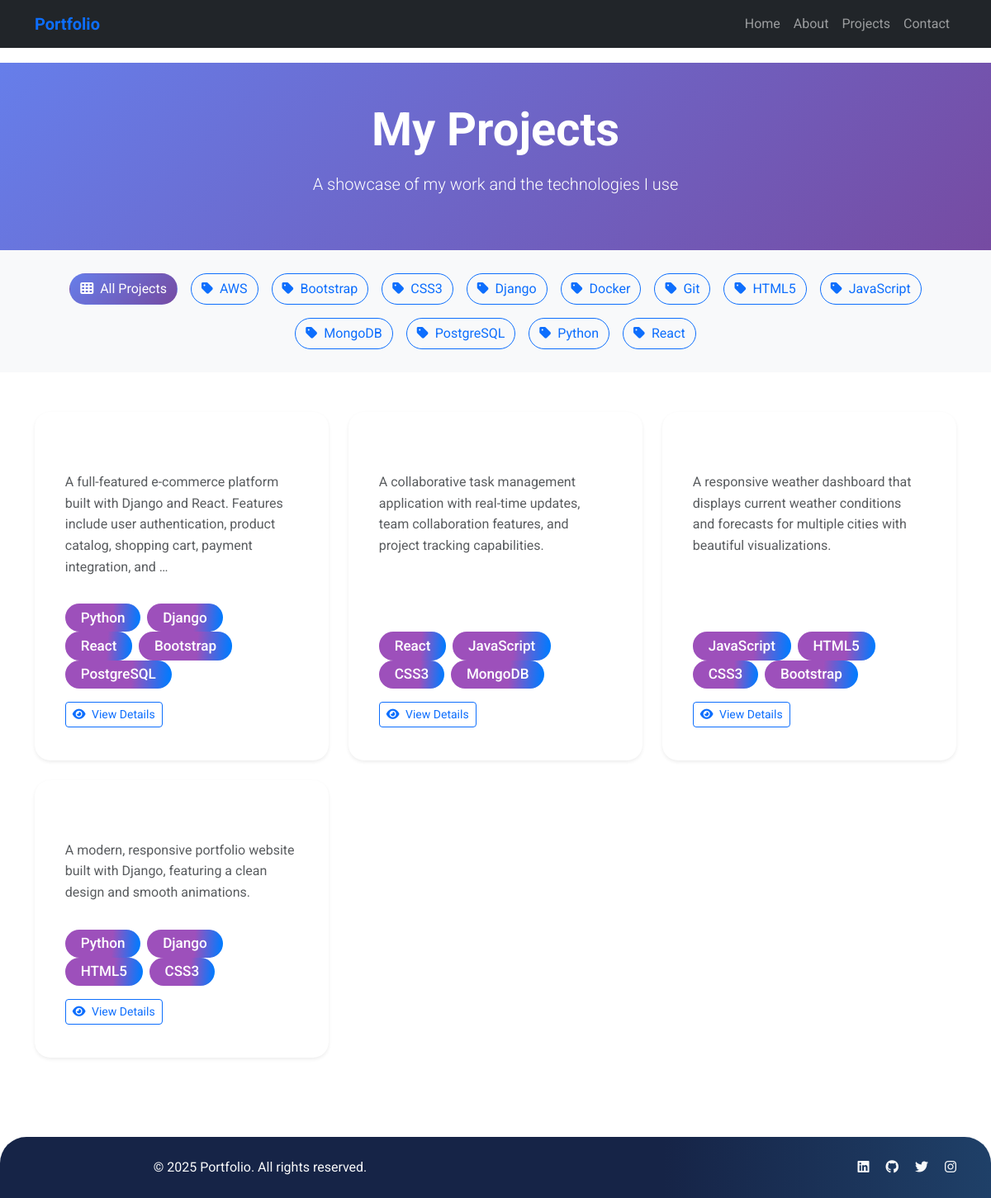
/projects/, run on the app's committed database.
### portfolio/models.py (models this page shows, shortened)
class Technology(models.Model):
    name = models.CharField(max_length=50)
    color = models.CharField(max_length=7, default='#007bff', help_text="Hex color code")
    class Meta:
        verbose_name_plural = "Technologies"

class Project(models.Model):
    title = models.CharField(max_length=200)
    description = models.TextField()
    short_description = models.CharField(max_length=300, help_text="Brief description for homepage")
    image = models.FileField(upload_to='projects/')
    live_url = models.URLField(blank=True, null=True)
    source_url = models.URLField(blank=True, null=True)
    technologies = models.ManyToManyField('Technology', blank=True)
    featured = models.BooleanField(default=False, help_text="Show on homepage")
    order = models.PositiveIntegerField(default=0)
    created_at = models.DateTimeField(auto_now_add=True)
    updated_at = models.DateTimeField(auto_now=True)
    class Meta:
        ordering = ['order', '-created_at']

### portfolio/views.py (the view)
# urls.py: path('projects/', views.projects, name='projects'),
def projects(request):
    projects = Project.objects.all().order_by('order', '-created_at')
    technologies = Technology.objects.all().order_by('name')
    selected_tech = request.GET.get('tech')
    if selected_tech:
        projects = projects.filter(technologies__name__icontains=selected_tech)
    context = {
        'projects': projects,
        'technologies': technologies,
        'selected_tech': selected_tech,
    }
    return render(request, 'portfolio/projects.html', context)

### templates/portfolio/projects.html (shortened to what this page needs)
{% extends 'base.html' %}
{% load static %}
{% block content %}
<section class="bg-gradient-primary text-white py-5">
    <div class="container">
        <div class="row">
            <div class="col-lg-8 mx-auto text-center">
                <h1 class="display-4 fw-bold mb-3">My Projects</h1>
                <p class="lead">A showcase of my work and the technologies I use</p>
            </div>
        </div>
    </div>
</section>
<section class="py-4 bg-light">
    <div class="container">
        <div class="row">
            <div class="col-12">
                <div class="d-flex flex-wrap justify-content-center gap-2">
                    <button class="btn btn-outline-primary filter-btn active" data-tech="">
                        <i class="fas fa-th me-1"></i> All Projects
                    </button>
                    {% for tech in technologies %}
                        <button class="btn btn-outline-primary filter-btn" data-tech="{{ tech.name }}">
                            <i class="fas fa-tag me-1"></i> {{ tech.name }}
                        </button>
                    {% endfor %}
                </div>
            </div>
        </div>
    </div>
</section>
<section class="py-5">
    <div class="container">
        <div id="projects-container">
            <div class="row g-4" id="projects-grid">
                {% for project in projects %}
                    <div class="col-lg-4 col-md-6 project-item" data-technologies="{% for tech in project.technologies.all %}{{ tech.name|lower }} {% endfor %}">
                        <div class="card h-100 shadow-sm project-card">
                            <div class="card-body d-flex flex-column">
                                <h5 class="card-title">{{ project.title }}</h5>
                                <p class="card-text text-muted flex-grow-1">{{ project.description|truncatewords:20 }}</p>
                                <div class="mb-3">
                                    {% for tech in project.technologies.all %}
                                        <span class="badge me-1" style="background-color: {{ tech.color }};">{{ tech.name }}</span>
                                    {% endfor %}
                                </div>
                                <div class="d-flex gap-2">
                                    <a href="{% url 'project_detail' project.id %}" class="btn btn-outline-primary btn-sm">
                                        <i class="fas fa-eye me-1"></i> View Details
                                    </a>
                                </div>
                            </div>
                        </div>
                    </div>
                {% empty %}
                    <div class="col-12 text-center py-5">
                        <i class="fas fa-code fa-3x text-muted mb-3"></i>
                        <h4 class="text-muted">No projects yet</h4>
                        <p class="text-muted">Add your projects through the admin panel to see them here.</p>
                    </div>
                {% endfor %}
            </div>
        </div>
    </div>
</section>
{% endblock %}

### static/css/style.css (style rules this page uses)
:root { --primary: #007bff; --secondary: #6c757d; --success: #28a745; --info: #17a2b8; --warning: #ffc107; --danger: #dc3545; --light: #f8f9fa; --dark: #343a40; --accent: #9d50bb; --bg-gradient-primary: linear-gradient(135deg, #667eea 0%, #764ba2 100%); --bg-gradient-secondary: linear-gradient(135deg, #f093fb 0%, #f5576c 100%); }
body { font-family: 'Roboto', Arial, sans-serif; line-height: 1.6; padding-top: 76px; }
.bg-gradient-primary { background: var(--bg-gradient-primary) !important; }
.project-card { transition: transform 0.3s ease, box-shadow 0.3s ease; border: none; box-shadow: 0 4px 6px rgba(0, 0, 0, 0.1); }
.filter-btn { margin: 0.25rem; border-radius: 2rem; transition: all 0.3s ease; }
.filter-btn.active { background: var(--bg-gradient-primary); border-color: transparent; color: white; }
.badge { background: linear-gradient(94deg,var(--accent) 62%, var(--primary) 98%); color: #fff; font-weight: 500; border-radius: 1em; padding: 0.5em 1.1em; font-size: 1.07rem; box-shadow: 0 4px 14px var(--glow); }
.project-card { flex: 1 1 270px; min-width: 250px; background: var(--card); border-radius: 1.2em; padding: 1.5rem 1.3rem; position: relative; box-shadow: 0 14px 60px 0 var(--glow); margin-bottom: 1rem; color: #fff; overflow: hidden; z-index:1; transition: transform .21s, box-shadow .23s; }

### data on the page
Technology: name "AWS"
Technology: name "Bootstrap"
Technology: name "CSS3"
Technology: name "Django"
Technology: name "Docker"
Technology: name "Git"
Technology: name "HTML5"
Technology: name "JavaScript"
Technology: name "MongoDB"
Technology: name "PostgreSQL"
Technology: name "Python"
Technology: name "React"
Project: description "A full-featured e-commerce platform built with Django and React. Features include user authentication, product catalog, shopping cart, payment integration, and …"
Project: description "A collaborative task management application with real-time updates, team collaboration features, and project tracking capabilities."
Project: description "A responsive weather dashboard that displays current weather conditions and forecasts for multiple cities with beautiful visualizations."
Project: description "A modern, responsive portfolio website built with Django, featuring a clean design and smooth animations."
